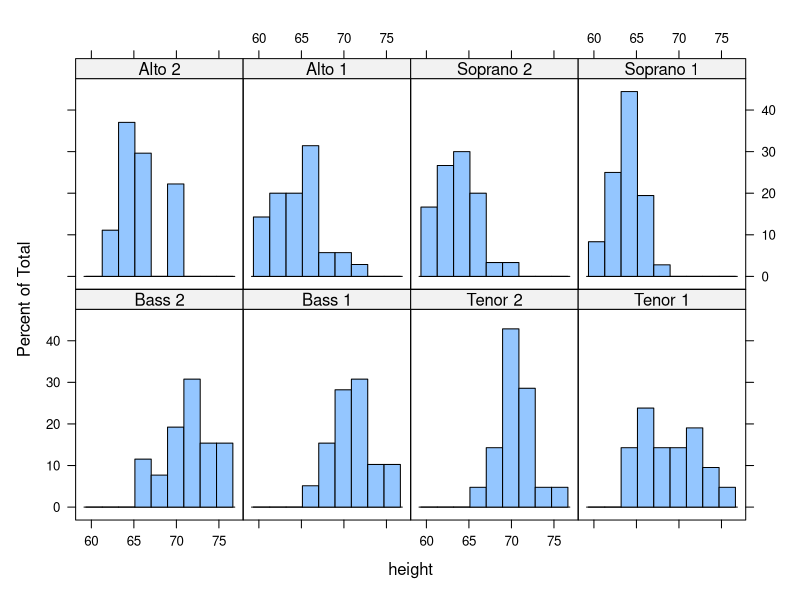
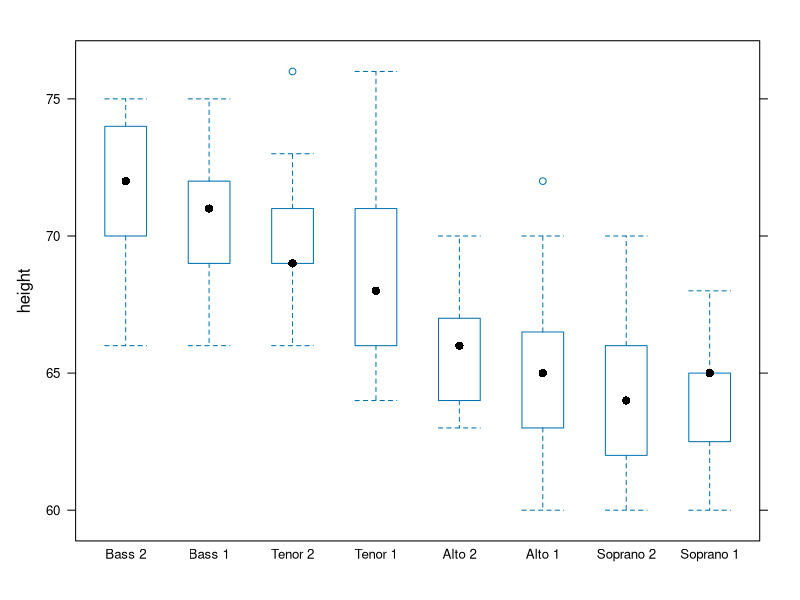
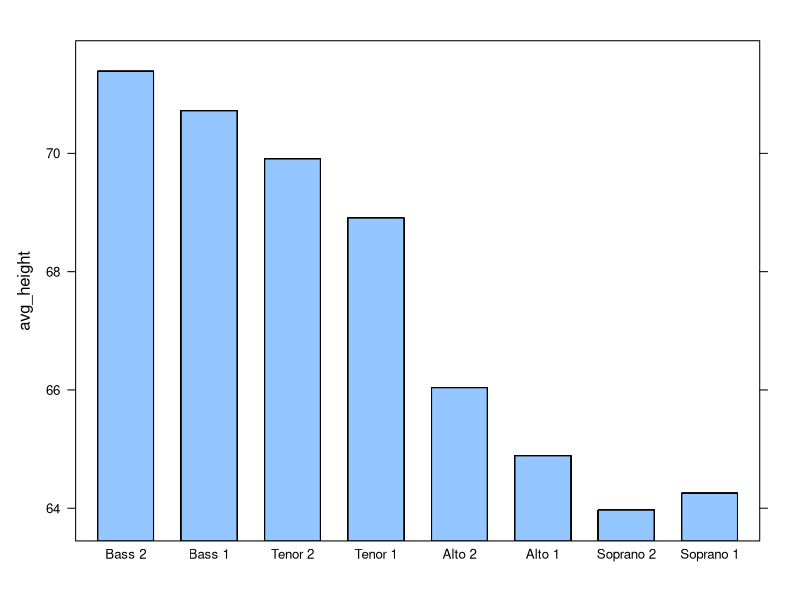
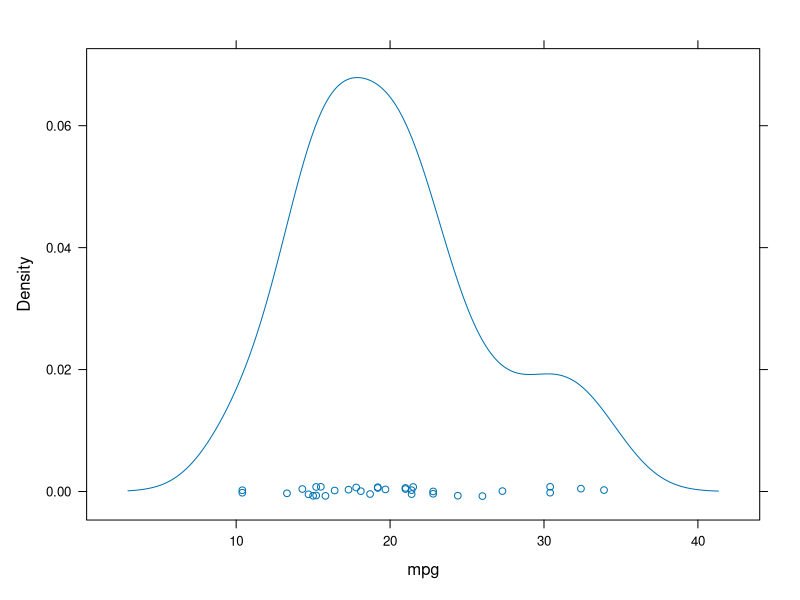
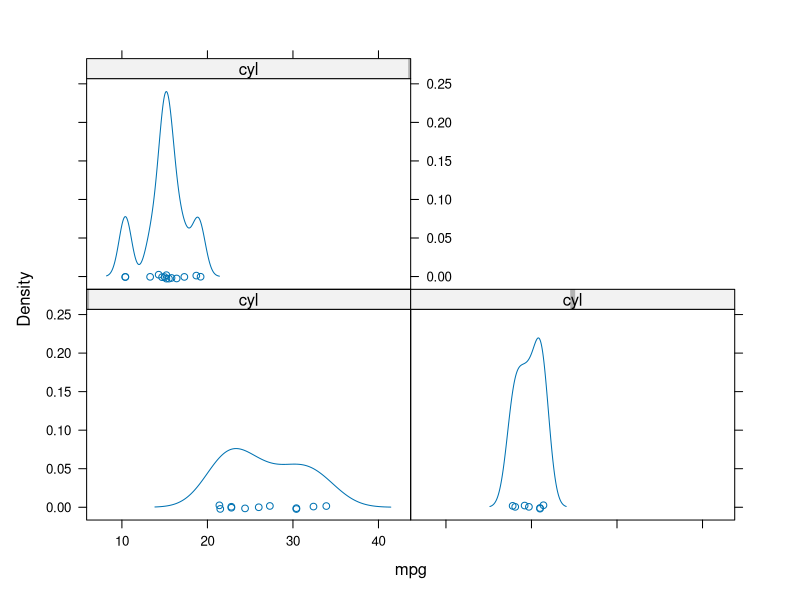
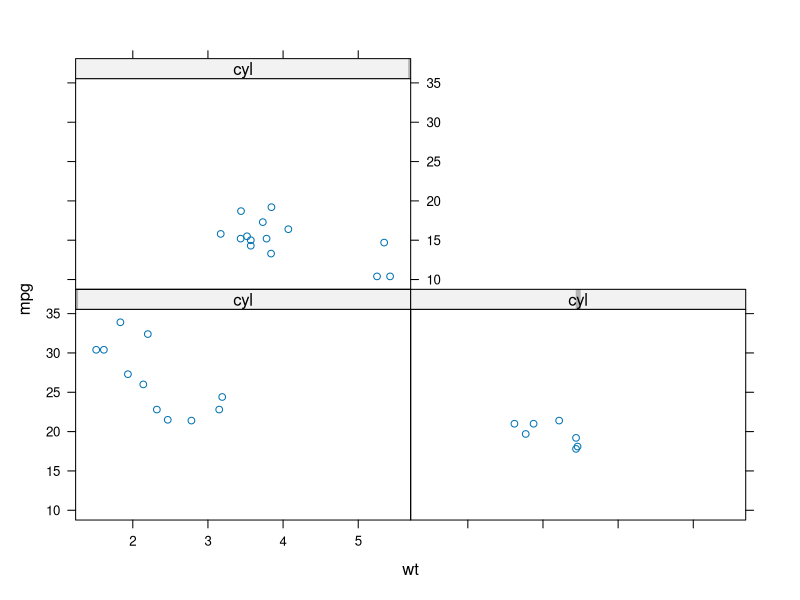

The R script that drew these images, in order:
##################################
### lattice brief introduction ###
##################################

#
#   Useful in multivariate data
# 

library(lattice)

#   Example 1: singer data
str(singer)
head(singer)

#   1. relationship between height and voice part
histogram(~ height | voice.part, data = singer)
bwplot(height ~ voice.part, data = singer)

#   2. mean height for each voice part
library(dplyr)
singerCopy = singer %>%
  group_by(voice.part) %>%
  mutate(avg_height = mean(height))

barchart(avg_height ~ voice.part, data = singerCopy)

#   Example 2: mtcars
str(mtcars)

#   1. density of data
densityplot(~ mpg, data = mtcars)
densityplot(~ mpg | cyl, data = mtcars)

#   2. scatter plot
xyplot(mpg ~ wt | cyl, data = mtcars)
